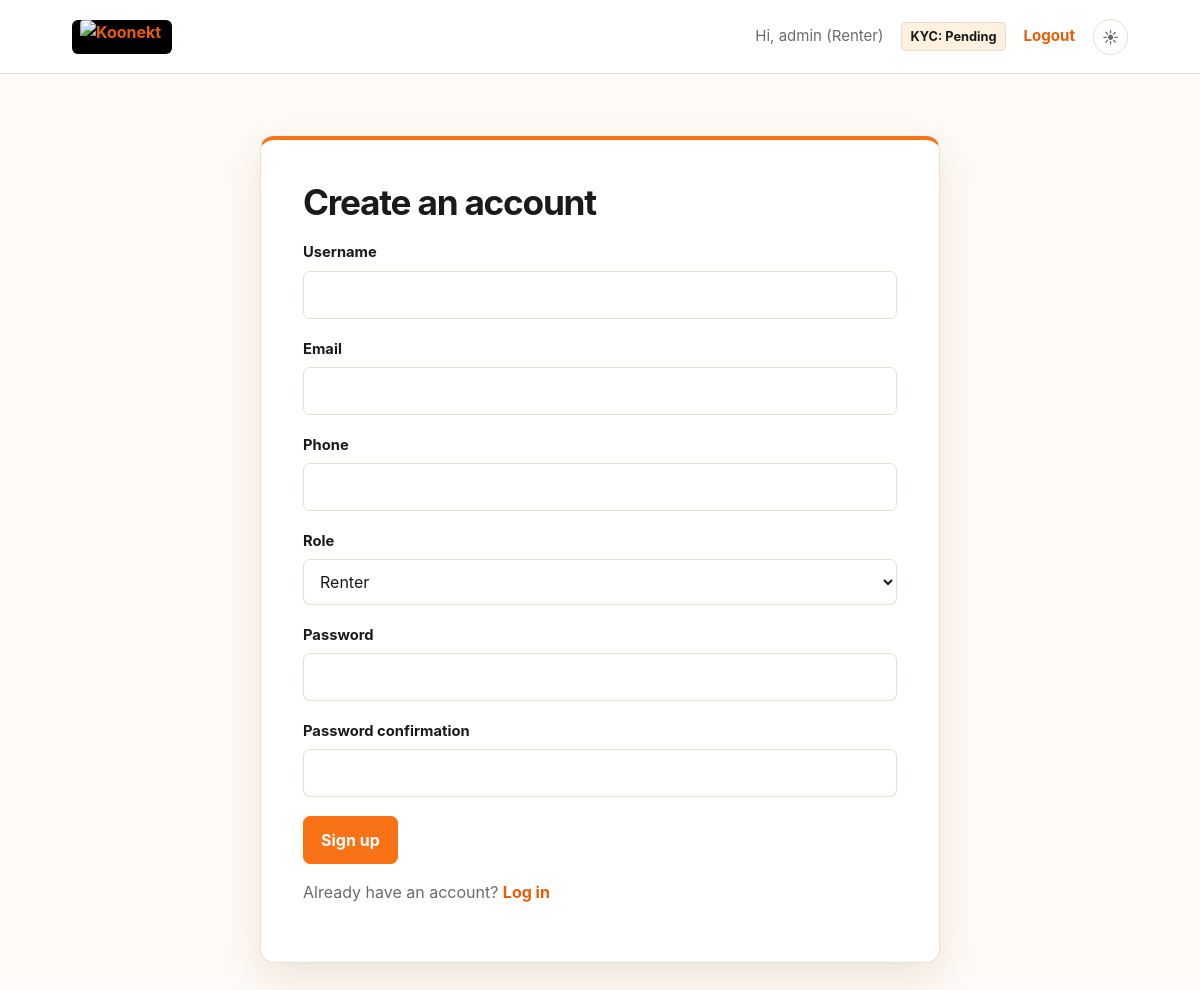
Screenshot of /accounts/register/ (signed in) with the database file from the repository.
### accounts/models.py (models this page shows, shortened)
class User(AbstractUser):
    class Role(models.TextChoices):
        RENTER = "RENTER", "Renter"
        LENDER = "LENDER", "Lender"
    class KYCStatus(models.TextChoices):
        PENDING = "PENDING", "Pending"
        VERIFIED = "VERIFIED", "Verified"
        REJECTED = "REJECTED", "Rejected"
    role = models.CharField(
        max_length=10,
        choices=Role.choices,
        default=Role.RENTER,
    )
    phone = models.CharField(max_length=15, blank=True)
    kyc_status = models.CharField(
        max_length=10,
        choices=KYCStatus.choices,
        default=KYCStatus.PENDING,
    )
    created_at = models.DateTimeField(auto_now_add=True)

### accounts/views.py (the view, shortened to what this page needs)
# urls.py: path("register/", views.RegisterView.as_view(), name="register"),
class RegisterView(CreateView):
    form_class = RegisterForm
    template_name = "accounts/register.html"
    success_url = reverse_lazy("accounts:dashboard")

### accounts/forms.py (shortened to what this page needs)
class RegisterForm(UserCreationForm):
    email = forms.EmailField(required=True)
    phone = forms.CharField(max_length=15, required=False)
    role = forms.ChoiceField(choices=User.Role.choices, required=True)
    class Meta:
        model = User
        fields = ["username", "email", "phone", "role", "password1", "password2"]

### templates/accounts/register.html (shortened to what this page needs)
{% extends "base.html" %}
{% block content %}
<div class="form-card">
  <h1>Create an account</h1>
  <form method="post" novalidate>
    {% for field in form %}
      <div class="field">
        <label for="{{ field.id_for_label }}">{{ field.label }}</label>
        {{ field }}
      </div>
    {% endfor %}
    <button type="submit">Sign up</button>
  </form>
  <p>Already have an account? <a href="{% url 'accounts:login' %}">Log in</a></p>
</div>
{% endblock %}

### templates/base.html (shortened to what this page needs)
{% load static %}
<!DOCTYPE html>
<html lang="en">
<head>
  <link rel="stylesheet" href="{% static 'css/style.css' %}">
</head>
<body>
  <header class="navbar">
    <a href="{% url 'accounts:dashboard' %}" class="brand" aria-label="Koonekt home">
      <img src="{% static 'images/koonekt-logo.jpg' %}" alt="Koonekt" style="max-height: 40px; border-radius: 4px;">
    </a>
    <nav>
      {% if user.is_authenticated %}
      <span>Hi, {{ user.username }} ({{ user.role|title }})</span>
      <a href="{% url 'accounts:kyc_submit' %}"
        class="{% if user.kyc_status == 'VERIFIED' %}status-verified{% else %}status-pending{% endif %}"
        style="padding: 4px 8px; font-size: 0.8rem; border-radius: 4px; border: 1px solid var(--border);">
        KYC: {{ user.get_kyc_status_display }}
      </a>
      <a href="{% url 'accounts:logout' %}">Logout</a>
      {% else %}
      <a href="{% url 'accounts:login' %}">Login</a>
      <a href="{% url 'accounts:register' %}">Register</a>
      {% endif %}
      <button class="theme-toggle" type="button" aria-label="Toggle color theme" title="Toggle color theme">
        <span class="theme-toggle__sun" aria-hidden="true">☀</span>
      </button>
    </nav>
  </header>
  <main class="container">
    {% block content %}{% endblock %}
  </main>
</body>
</html>

### static/css/style.css (style rules this page uses)
:root { color-scheme: light; --orange: #f97316; --orange-deep: #e85d04; --orange-soft: #fff0df; --page: #fffaf5; --surface: #ffffff; --text: #1a1a1a; --muted: #6b6b6b; --border: #e7ddd5; --shadow: 0 16px 40px rgba(86, 48, 14, .10); }
* { box-sizing: border-box; }
body { margin: 0; min-height: 100vh; background: var(--page); color: var(--text); font-family: Inter, ui-sans-serif, system-ui, -apple-system, BlinkMacSystemFont, "Segoe UI", sans-serif; line-height: 1.5; transition: background-color .2s, color .2s; }
.navbar { min-height: 74px; padding: 10px clamp(20px, 6vw, 88px); display: flex; align-items: center; justify-content: space-between; gap: 24px; background: var(--surface); border-bottom: 1px solid var(--border); }
.brand { display: inline-flex; align-items: center; width: 100px; height: 34px; overflow: hidden; border-radius: 6px; background: #000; padding: 0 8px; }
.brand img { width: 100%; height: 100%; object-fit: contain; object-position: left center; }
nav { display: flex; align-items: center; gap: 18px; font-size: .94rem; }
nav span { color: var(--muted); }
a { color: var(--orange-deep); font-weight: 650; text-decoration: none; }
.theme-toggle { border: 1px solid var(--border); border-radius: 999px; padding: 5px 8px; display: inline-flex; gap: 5px; color: var(--text); background: transparent; cursor: pointer; font-size: 1rem; }
.container { width: min(100% - 40px, 680px); margin: 62px auto; }
.form-card { padding: clamp(25px, 5vw, 42px); background: var(--surface); border: 1px solid var(--border); border-top: 4px solid var(--orange); border-radius: 14px; box-shadow: var(--shadow); }
h1 { margin: 0 0 10px; font-size: clamp(1.65rem, 4vw, 2.2rem); line-height: 1.15; letter-spacing: -.035em; }
p { color: var(--muted); }
.field { margin: 19px 0; }
label { display: block; margin-bottom: 7px; font-size: .92rem; font-weight: 700; color: var(--text); }
input, select, textarea { width: 100%; padding: 11px 12px; color: var(--text); background: var(--surface); border: 1px solid var(--border); border-radius: 7px; font: inherit; }
button, .secondary-button { padding: 11px 17px; border-radius: 7px; border: 1px solid var(--orange); background: var(--orange); color: #fff; font: inherit; font-weight: 750; cursor: pointer; }
.status-pending { background: var(--orange-soft); color: var(--text); }

### rows the page displays
User: username "admin", role "Renter", kyc_status "Pending"

### other values shown
{{ field.label }} "Username" "Email" "Phone" "Role" "Password" "Password confirmation"
